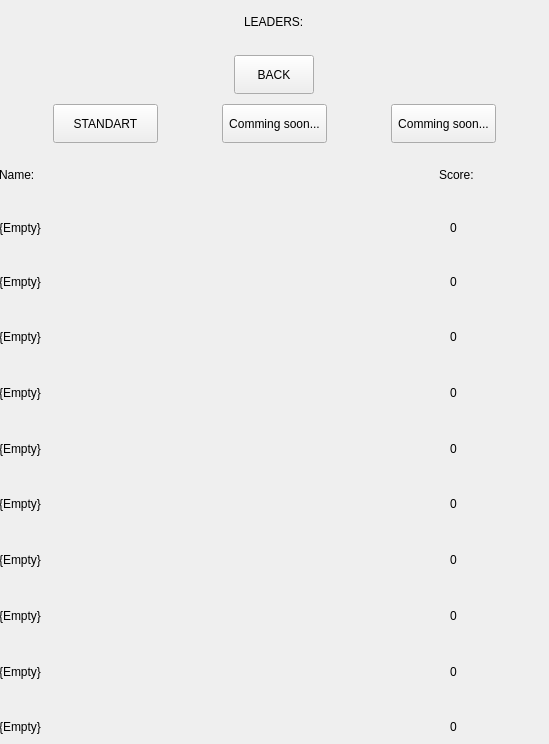
<?xml version="1.0" encoding="UTF-8"?>
<ui version="4.0">
 <class>Form</class>
 <widget class="QWidget" name="Form">
  <property name="geometry">
   <rect>
    <x>0</x>
    <y>0</y>
    <width>549</width>
    <height>744</height>
   </rect>
  </property>
  <property name="windowTitle">
   <string>BATTLE TEASTER</string>
  </property>
  <widget class="QWidget" name="verticalLayoutWidget">
   <property name="geometry">
    <rect>
     <x>-1</x>
     <y>-1</y>
     <width>551</width>
     <height>751</height>
    </rect>
   </property>
   <layout class="QVBoxLayout" name="verticalLayout">
    <property name="spacing">
     <number>10</number>
    </property>
    <item alignment="Qt::AlignHCenter">
     <widget class="QLabel" name="label">
      <property name="text">
       <string>LEADERS:</string>
      </property>
     </widget>
    </item>
    <item alignment="Qt::AlignHCenter">
     <widget class="QPushButton" name="pushButton1">
      <property name="maximumSize">
       <size>
        <width>16777215</width>
        <height>39</height>
       </size>
      </property>
      <property name="text">
       <string>BACK</string>
      </property>
     </widget>
    </item>
    <item>
     <layout class="QHBoxLayout" name="horizontalLayout">
      <item>
       <widget class="QPushButton" name="pushButton2">
        <property name="maximumSize">
         <size>
          <width>105</width>
          <height>39</height>
         </size>
        </property>
        <property name="text">
         <string>STANDART</string>
        </property>
       </widget>
      </item>
      <item>
       <widget class="QPushButton" name="pushButton3">
        <property name="maximumSize">
         <size>
          <width>105</width>
          <height>39</height>
         </size>
        </property>
        <property name="text">
         <string>Comming soon...</string>
        </property>
       </widget>
      </item>
      <item>
       <widget class="QPushButton" name="pushButton4">
        <property name="maximumSize">
         <size>
          <width>105</width>
          <height>39</height>
         </size>
        </property>
        <property name="text">
         <string>Comming soon...</string>
        </property>
       </widget>
      </item>
     </layout>
    </item>
    <item>
     <layout class="QHBoxLayout" name="horizontalLayout_2">
      <item alignment="Qt::AlignLeft">
       <widget class="QLabel" name="label_2">
        <property name="minimumSize">
         <size>
          <width>100</width>
          <height>0</height>
         </size>
        </property>
        <property name="maximumSize">
         <size>
          <width>100</width>
          <height>43</height>
         </size>
        </property>
        <property name="text">
         <string>Name:</string>
        </property>
       </widget>
      </item>
      <item alignment="Qt::AlignRight">
       <widget class="QLabel" name="label_3">
        <property name="minimumSize">
         <size>
          <width>111</width>
          <height>0</height>
         </size>
        </property>
        <property name="maximumSize">
         <size>
          <width>111</width>
          <height>43</height>
         </size>
        </property>
        <property name="text">
         <string>Score:</string>
        </property>
       </widget>
      </item>
     </layout>
    </item>
    <item>
     <layout class="QHBoxLayout" name="horizontalLayout_3">
      <item alignment="Qt::AlignLeft">
       <widget class="QLabel" name="label_4">
        <property name="minimumSize">
         <size>
          <width>300</width>
          <height>0</height>
         </size>
        </property>
        <property name="maximumSize">
         <size>
          <width>300</width>
          <height>43</height>
         </size>
        </property>
        <property name="text">
         <string>{Empty}</string>
        </property>
       </widget>
      </item>
      <item>
       <widget class="QLabel" name="label_5">
        <property name="maximumSize">
         <size>
          <width>100</width>
          <height>43</height>
         </size>
        </property>
        <property name="text">
         <string>0</string>
        </property>
       </widget>
      </item>
     </layout>
    </item>
    <item>
     <layout class="QHBoxLayout" name="horizontalLayout_4">
      <item alignment="Qt::AlignLeft">
       <widget class="QLabel" name="label_6">
        <property name="minimumSize">
         <size>
          <width>300</width>
          <height>43</height>
         </size>
        </property>
        <property name="maximumSize">
         <size>
          <width>300</width>
          <height>16777215</height>
         </size>
        </property>
        <property name="text">
         <string>{Empty}</string>
        </property>
       </widget>
      </item>
      <item>
       <widget class="QLabel" name="label_7">
        <property name="maximumSize">
         <size>
          <width>100</width>
          <height>16777215</height>
         </size>
        </property>
        <property name="text">
         <string>0</string>
        </property>
       </widget>
      </item>
     </layout>
    </item>
    <item>
     <layout class="QHBoxLayout" name="horizontalLayout_5">
      <item alignment="Qt::AlignLeft">
       <widget class="QLabel" name="label_8">
        <property name="minimumSize">
         <size>
          <width>300</width>
          <height>43</height>
         </size>
        </property>
        <property name="maximumSize">
         <size>
          <width>300</width>
          <height>43</height>
         </size>
        </property>
        <property name="text">
         <string>{Empty}</string>
        </property>
       </widget>
      </item>
      <item>
       <widget class="QLabel" name="label_9">
        <property name="maximumSize">
         <size>
          <width>100</width>
          <height>16777215</height>
         </size>
        </property>
        <property name="text">
         <string>0</string>
        </property>
       </widget>
      </item>
     </layout>
    </item>
    <item>
     <layout class="QHBoxLayout" name="horizontalLayout_6">
      <item alignment="Qt::AlignLeft">
       <widget class="QLabel" name="label_10">
        <property name="minimumSize">
         <size>
          <width>300</width>
          <height>43</height>
         </size>
        </property>
        <property name="maximumSize">
         <size>
          <width>300</width>
          <height>43</height>
         </size>
        </property>
        <property name="text">
         <string>{Empty}</string>
        </property>
       </widget>
      </item>
      <item>
       <widget class="QLabel" name="label_11">
        <property name="maximumSize">
         <size>
          <width>100</width>
          <height>16777215</height>
         </size>
        </property>
        <property name="text">
         <string>0</string>
        </property>
       </widget>
      </item>
     </layout>
    </item>
    <item>
     <layout class="QHBoxLayout" name="horizontalLayout_7">
      <item alignment="Qt::AlignLeft">
       <widget class="QLabel" name="label_12">
        <property name="minimumSize">
         <size>
          <width>300</width>
          <height>43</height>
         </size>
        </property>
        <property name="maximumSize">
         <size>
          <width>300</width>
          <height>43</height>
         </size>
        </property>
        <property name="text">
         <string>{Empty}</string>
        </property>
       </widget>
      </item>
      <item>
       <widget class="QLabel" name="label_13">
        <property name="maximumSize">
         <size>
          <width>100</width>
          <height>16777215</height>
         </size>
        </property>
        <property name="text">
         <string>0</string>
        </property>
       </widget>
      </item>
     </layout>
    </item>
    <item>
     <layout class="QHBoxLayout" name="horizontalLayout_8">
      <item alignment="Qt::AlignLeft">
       <widget class="QLabel" name="label_14">
        <property name="minimumSize">
         <size>
          <width>300</width>
          <height>43</height>
         </size>
        </property>
        <property name="maximumSize">
         <size>
          <width>300</width>
          <height>43</height>
         </size>
        </property>
        <property name="text">
         <string>{Empty}</string>
        </property>
       </widget>
      </item>
      <item>
       <widget class="QLabel" name="label_15">
        <property name="maximumSize">
         <size>
          <width>100</width>
          <height>16777215</height>
         </size>
        </property>
        <property name="text">
         <string>0</string>
        </property>
       </widget>
      </item>
     </layout>
    </item>
    <item>
     <layout class="QHBoxLayout" name="horizontalLayout_9">
      <item alignment="Qt::AlignLeft">
       <widget class="QLabel" name="label_16">
        <property name="minimumSize">
         <size>
          <width>300</width>
          <height>43</height>
         </size>
        </property>
        <property name="maximumSize">
         <size>
          <width>300</width>
          <height>43</height>
         </size>
        </property>
        <property name="text">
         <string>{Empty}</string>
        </property>
       </widget>
      </item>
      <item>
       <widget class="QLabel" name="label_17">
        <property name="maximumSize">
         <size>
          <width>100</width>
          <height>16777215</height>
         </size>
        </property>
        <property name="text">
         <string>0</string>
        </property>
       </widget>
      </item>
     </layout>
    </item>
    <item>
     <layout class="QHBoxLayout" name="horizontalLayout_10">
      <item alignment="Qt::AlignLeft">
       <widget class="QLabel" name="label_18">
        <property name="minimumSize">
         <size>
          <width>300</width>
          <height>43</height>
         </size>
        </property>
        <property name="maximumSize">
         <size>
          <width>300</width>
          <height>43</height>
         </size>
        </property>
        <property name="text">
         <string>{Empty}</string>
        </property>
       </widget>
      </item>
      <item>
       <widget class="QLabel" name="label_19">
        <property name="maximumSize">
         <size>
          <width>100</width>
          <height>16777215</height>
         </size>
        </property>
        <property name="text">
         <string>0</string>
        </property>
       </widget>
      </item>
     </layout>
    </item>
    <item>
     <layout class="QHBoxLayout" name="horizontalLayout_11">
      <item alignment="Qt::AlignLeft">
       <widget class="QLabel" name="label_20">
        <property name="minimumSize">
         <size>
          <width>300</width>
          <height>43</height>
         </size>
        </property>
        <property name="maximumSize">
         <size>
          <width>300</width>
          <height>43</height>
         </size>
        </property>
        <property name="text">
         <string>{Empty}</string>
        </property>
       </widget>
      </item>
      <item>
       <widget class="QLabel" name="label_21">
        <property name="maximumSize">
         <size>
          <width>100</width>
          <height>16777215</height>
         </size>
        </property>
        <property name="text">
         <string>0</string>
        </property>
       </widget>
      </item>
     </layout>
    </item>
    <item>
     <layout class="QHBoxLayout" name="horizontalLayout_12">
      <item alignment="Qt::AlignLeft">
       <widget class="QLabel" name="label_22">
        <property name="minimumSize">
         <size>
          <width>300</width>
          <height>43</height>
         </size>
        </property>
        <property name="maximumSize">
         <size>
          <width>300</width>
          <height>43</height>
         </size>
        </property>
        <property name="text">
         <string>{Empty}</string>
        </property>
       </widget>
      </item>
      <item>
       <widget class="QLabel" name="label_23">
        <property name="maximumSize">
         <size>
          <width>100</width>
          <height>16777215</height>
         </size>
        </property>
        <property name="text">
         <string>0</string>
        </property>
       </widget>
      </item>
     </layout>
    </item>
   </layout>
  </widget>
 </widget>
 <resources/>
 <connections/>
</ui>
